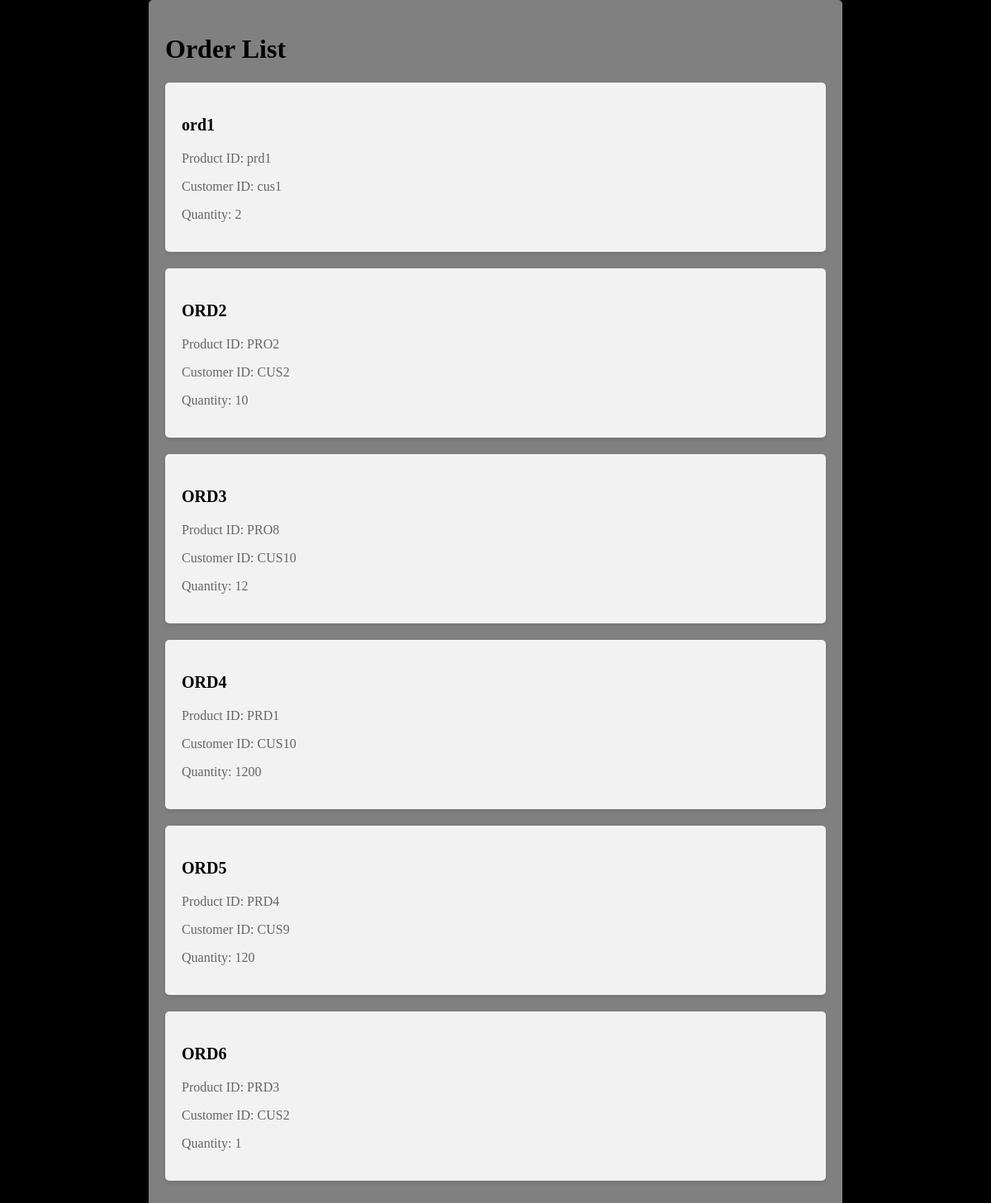
The app's page /show-orders with its own data.
### tables this page shows
CREATE TABLE orders(orders_id varchar(30),product_id varchar(20),customer_id varchar(20),Quantity varchar(30));

### app.py (the view)
@app.route('/show-orders')
def orders_show():
    conn=sqlite3.connect('ims.db')
    cn=conn.cursor()
    cn.execute("select * from orders")
    data=[]
    for i in cn.fetchall():
        orders={}
        orders['orders_id']=i[0]
        orders['product_id']=i[1]
        orders['customer_id']=i[2]
        orders['quantity']=i[3]
        data.append(orders)
    return render_template('showorders.html',data=data)

### templates/showorders.html (shortened to what this page needs)
<!DOCTYPE html>
<html>
<head>
</head>
<body>
    <div class="container">
        <h1>Order List</h1>
        <ul class="order-list">
            {% for order in data %}
                <li class="order-item">
                    <h3 class="order-id">{{ order['orders_id'] }}</h3>
                    <div class="order-details">
                        <p>Product ID: {{ order['product_id'] }}</p>
                        <p>Customer ID: {{ order['customer_id'] }}</p>
                        <p>Quantity: {{ order['quantity'] }}</p>
                    </div>
                </li>
            {% endfor %}
        </ul>
    </div>
</body>
</html>

### templates/showorders.html (style rules this page uses)
body { background-color: black; margin: 0; padding: 0; }
.container { max-width: 800px; margin: 0 auto; padding: 20px; background-color: grey; border-radius: 5px; box-shadow: 0 0 10px rgba(0, 0, 0, 0.2); animation: fade-in 1s ease-out; }
.order-list { list-style: none; padding: 0; }
.order-item { background-color: #f2f2f2; margin-bottom: 20px; padding: 20px; border-radius: 5px; box-shadow: 0 2px 5px rgba(0, 0, 0, 0.1); animation: fade-in 1s ease-out; }
.order-id { font-size: 20px; font-weight: bold; }
.order-details { margin-top: 10px; color: #666666; }

### records on screen
orders: orders_id "ord1", product_id "prd1", customer_id "cus1", quantity "2"
orders: orders_id "ORD2", product_id "PRO2", customer_id "CUS2", quantity "10"
orders: orders_id "ORD3", product_id "PRO8", customer_id "CUS10", quantity "12"
orders: orders_id "ORD4", product_id "PRD1", customer_id "CUS10", quantity "1200"
orders: orders_id "ORD5", product_id "PRD4", customer_id "CUS9", quantity "120"
orders: orders_id "ORD6", product_id "PRD3", customer_id "CUS2", quantity "1"
